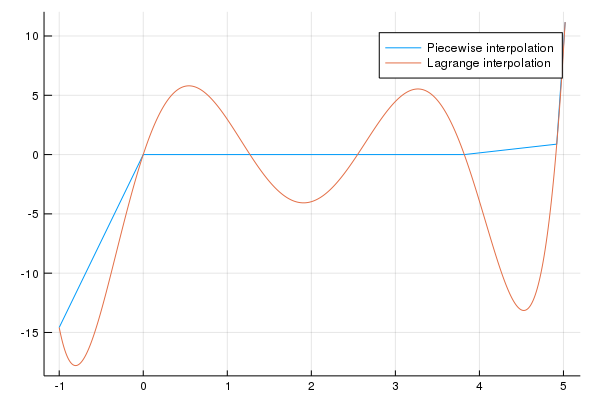

Generate this figure with Julia:
using Plots;gr()

include("Lagrange.jl")

function Liner(x::Float64,X::Array{Float64},Y::Array{Float64})
    here::UInt8=1

    for i=1:length(X)-1
        X[i]<x && X[i+1]>=x && (here=i;true)
    end

    y::Float64=Y[here+1]+(Y[here]-Y[here+1])*(x-X[here+1])/(X[here]-X[here+1])
    return y
end
function main()
    X::Array{Float64}=[-1,0,1.27,2.55,3.82,4.92,5.02]
    Y::Array{Float64}=[-14.58,0,0,0,0,0.88,11.17]

    x::Array{Float64}=LinRange(-1,5.02,10000)
    y_l=similar(x)
    y_p=similar(x)

    Threads.@threads for i=1:length(x)
        y_l[i]=Liner(x[i],X,Y)
        y_p[i]=L(x[i],X,Y)
    end

    y=[y_l,y_p]
    labels=["Piecewise interpolation","Lagrange interpolation"]
    plot(x,y,label=labels)
    png(joinpath(@__DIR__,"Problem_1.png"))
end

@time main()
